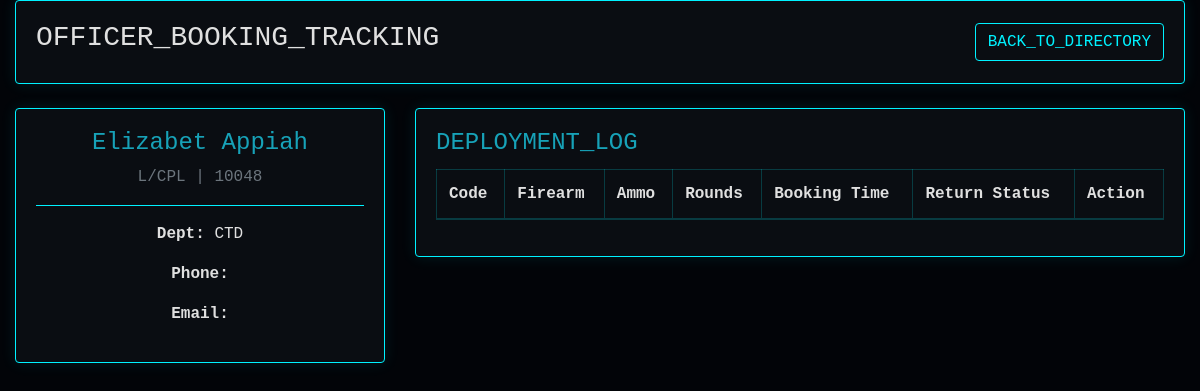
The app's page /officer-details.php?officerID=59 (signed in), older data.
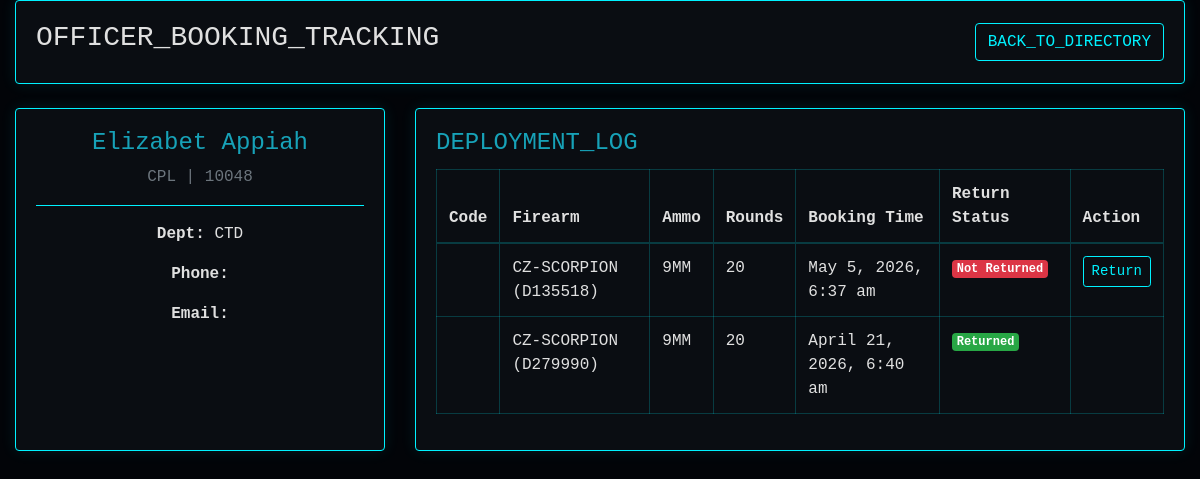
The same page, newer data.
### tables this page shows
CREATE TABLE `officers` (
  `officerID` int(100) NOT NULL,
  `officer_status` varchar(100) NOT NULL,
  `officer_image` varchar(500) NOT NULL,
  `officer_service_no` varchar(500) NOT NULL,
  `rank` varchar(500) NOT NULL,
  `full_name` varchar(500) NOT NULL,
  `gender` varchar(100) NOT NULL,
  `dept_unit` varchar(500) NOT NULL,
  `phone_no` varchar(100) NOT NULL,
  `officer_email` varchar(500) NOT NULL,
  `datetime` timestamp NOT NULL DEFAULT current_timestamp() ON UPDATE current_timestamp(),
  `is_deleted` tinyint(1) DEFAULT 0
);

CREATE TABLE `bookings` (
  `bookingID` int(100) NOT NULL,
  `bookingCode` varchar(100) NOT NULL,
  `firearmID` varchar(100) NOT NULL,
  `ammoID` varchar(100) NOT NULL,
  `officerID` varchar(100) NOT NULL,
  `booking_time` varchar(200) NOT NULL,
  `armourer_issuer` varchar(500) NOT NULL,
  `officer_image` varchar(500) NOT NULL,
  `to_officer` varchar(500) NOT NULL,
  `firearm_name` varchar(500) NOT NULL,
  `firearm_serial_no` varchar(200) NOT NULL,
  `firearm_class` varchar(200) NOT NULL,
  `quantity_issued` int(100) NOT NULL,
  `firearm_state` varchar(200) NOT NULL,
  `ammunition_name` varchar(500) NOT NULL,
  `number_of_rounds` int(200) NOT NULL,
  `ammo_returned` int(200) NOT NULL,
  `ammo_state` varchar(200) NOT NULL,
  `no_faulty_ammo` int(200) NOT NULL,
  `duty_type` varchar(500) NOT NULL,
  `duty_location` varchar(500) NOT NULL,
  `duty_duration` varchar(200) NOT NULL,
  `returns` varchar(200) NOT NULL,
  `comment` varchar(1000) NOT NULL,
  `returned_time` varchar(200) NOT NULL,
  `datetime` timestamp NOT NULL DEFAULT current_timestamp() ON UPDATE current_timestamp(),
  `is_deleted` tinyint(1) DEFAULT 0
);

### officer-details.php (the view, shortened to what the changed rows need)
<?php
require_once('functions.php');
$officerID = $_GET['officerID'] ?? null;
$stmt = $pdo->prepare("SELECT * FROM officers WHERE officerID = ?");
$stmt->execute([$officerID]);
$officer = $stmt->fetch();
$stmt_bookings = $pdo->prepare("SELECT * FROM bookings WHERE officerID = ? ORDER BY bookingID DESC");
$stmt_bookings->execute([$officerID]);
$bookings = $stmt_bookings->fetchAll();
?>
<!DOCTYPE html>
<html lang="en">
<head>
    <link rel="stylesheet" href="assets/vendors/mdi/css/materialdesignicons.min.css">
    <link rel="stylesheet" href="assets/vendors/css/vendor.bundle.base.css">
    <link rel="stylesheet" href="assets/css/style.css">
    <link rel="stylesheet" href="https://maxcdn.bootstrapcdn.com/bootstrap/4.5.2/css/bootstrap.min.css">
    <link rel="stylesheet" href="https://cdn.datatables.net/1.10.22/css/dataTables.bootstrap4.min.css">
</head>
<body>
    <div class="container-scroller">
        <div class="container-fluid page-body-wrapper">
            <div class="main-panel">
                <div class="content-wrapper">
                    <div class="row mb-4">
                        <div class="col-md-4">
                            <div class="card tactical-card h-100">
                                <div class="card-body text-center">
                                    <h4 class="text-info"><?= htmlspecialchars($officer['full_name']) ?></h4>
                                    <p class="text-muted"><?= htmlspecialchars($officer['rank']) . " | " . htmlspecialchars($officer['officer_service_no']) ?></p>
                                    <hr style="border-color: var(--neon)">
                                    <p><strong>Dept:</strong> <?= htmlspecialchars($officer['dept_unit']) ?></p>
                                    <p><strong>Phone:</strong> <?= htmlspecialchars($officer['phone']) ?></p>
                                    <p><strong>Email:</strong> <?= htmlspecialchars($officer['email']) ?></p>
                                </div>
                            </div>
                        </div>
                        <div class="col-md-8">
                            <div class="card tactical-card">
                                <div class="card-body">
                                    <div class="table-responsive">
                                        <table class="table table-bordered tactical-table" id="bookingsTable">
                                            <thead>
                                                <tr>
                                                    <th>Code</th>
                                                    <th>Firearm</th>
                                                    <th>Ammo</th>
                                                    <th>Rounds</th>
                                                    <th>Booking Time</th>
                                                    <th>Return Status</th>
                                                    <th>Action</th>
                                                </tr>
                                            </thead>
                                            <tbody>
                                                <?php foreach ($bookings as $b): ?>
                                                    <tr>
                                                        <td><?= htmlspecialchars($b['bookingCode']) ?></td>
                                                        <td><?= htmlspecialchars($b['firearm_name'] ?? 'N/A') ?> (<?= htmlspecialchars($b['firearm_serial_no'] ?? 'N/A') ?>)</td>
                                                        <td><?= htmlspecialchars($b['ammunition_name'] ?? 'N/A') ?></td>
                                                        <td><?= htmlspecialchars($b['number_of_rounds'] ?? 0) ?></td>
                                                        <td><?= htmlspecialchars($b['booking_time']) ?></td>
                                                        <td>
                                                            <?php if ($b['returns'] == 'Returned'): ?>
                                                                <span class="badge badge-success">Returned</span>
                                                            <?php else: ?>
                                                                <span class="badge badge-danger">Not Returned</span>
                                                            <?php endif; ?>
                                                        </td>
                                                        <td>
                                                            <?php if ($b['returns'] !== 'Returned'): ?>
                                                                <button class="btn btn-sm btn-tactical" onclick="openReturnModal(<?= $b['bookingID'] ?>, '<?= $b['returns'] ?>', <?= $b['number_of_rounds'] ?>)">
                                                                    <i class="mdi mdi-checkbox-marked-circle-outline"></i> Return
                                                                </button>
                                                            <?php endif; ?>
                                                        </td>
                                                    </tr>
                                                <?php endforeach; ?>
                                            </tbody>
                                        </table>
                                    </div>
                                </div>
                            </div>
                        </div>
                    </div>
                </div>
            </div>
        </div>
    </div>
</body>
</html>

Row changes from the older to the newer data that the page shows:
changed officers "Elizabet Appiah": rank "L/CPL" → "CPL"
added bookings: firearm_name "CZ-SCORPION", firearm_serial_no "D135518", ammunition_name "9MM", number_of_rounds "20", booking_time "May 5, 2026, 6:37 am", returns "Not Returned"
added bookings: firearm_name "CZ-SCORPION", firearm_serial_no "D279990", ammunition_name "9MM", number_of_rounds "20", booking_time "April 21, 2026, 6:40 am", returns "Returned"
